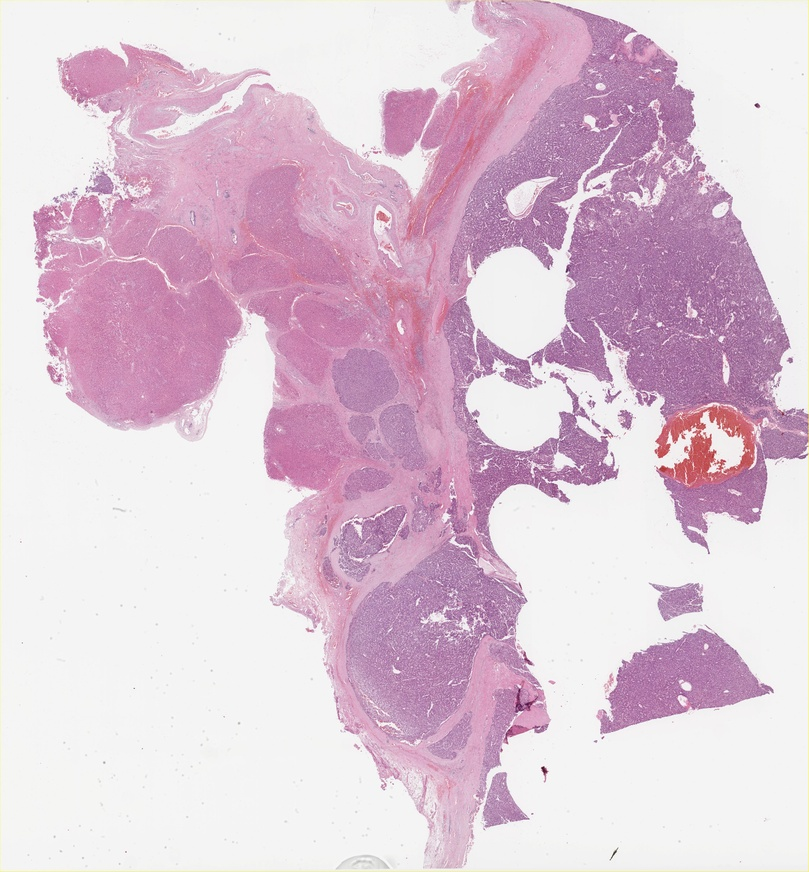
%> input picture Test1.jpg, 809 x 872 px, shrunk from 4219 x 4547 before the run
$ octave liver_mau1.m   (GNU Octave 9; MATLAB toolbox functions it lacks are replaced by stand-ins)
%> lines starting %> are read from the running program, lines starting %| are printed output that depends on the picture
he=imread('Test1.jpg');
%> he is the input picture: size 872x809x3 uint8; mean R, G, B 221.8, 198.8, 214.1
lab_he = rgb2lab(he);
%> lab_he: size 872x809x3 double; mean of channels 1, 2, 3 82.3, 11.2, -4.5
ab = lab_he(:,:,2:3);
nrows = size(ab,1);
%> nrows = 872
ncols = size(ab,2);
%> ncols = 809
ab = reshape(ab,nrows*ncols,2);
nColors = 4;
[cluster_idx, cluster_center] = kmeans(ab,nColors,'distance','sqEuclidean', ...
    'Replicates',4);
%> cluster_center = [0.293 0.137; 29.97 -8.13; 18.23 -7.1; 25.24 -14.34]
pixel_labels = reshape(cluster_idx,nrows,ncols);
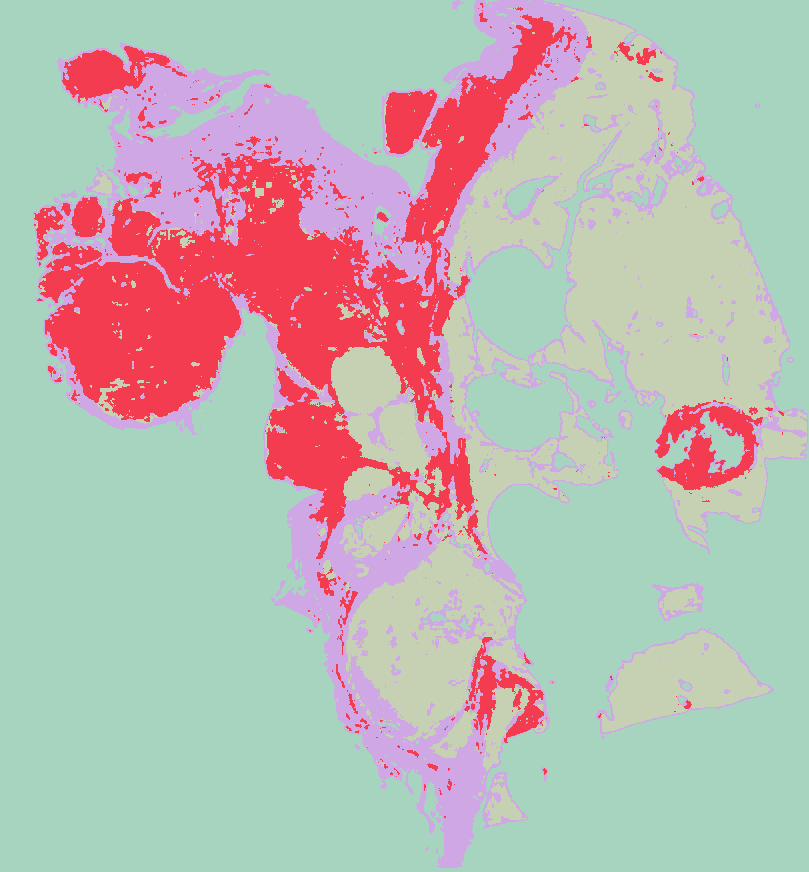
%> pixel_labels: size 872x809 double; 4 distinct labels, from 1 to 4; one colour per label, 0 black
%imshow(pixel_labels,[]), title('image labeled by cluster index');
segmented_images = cell(1,3);
rgb_label = repmat(pixel_labels,[1 1 3]);
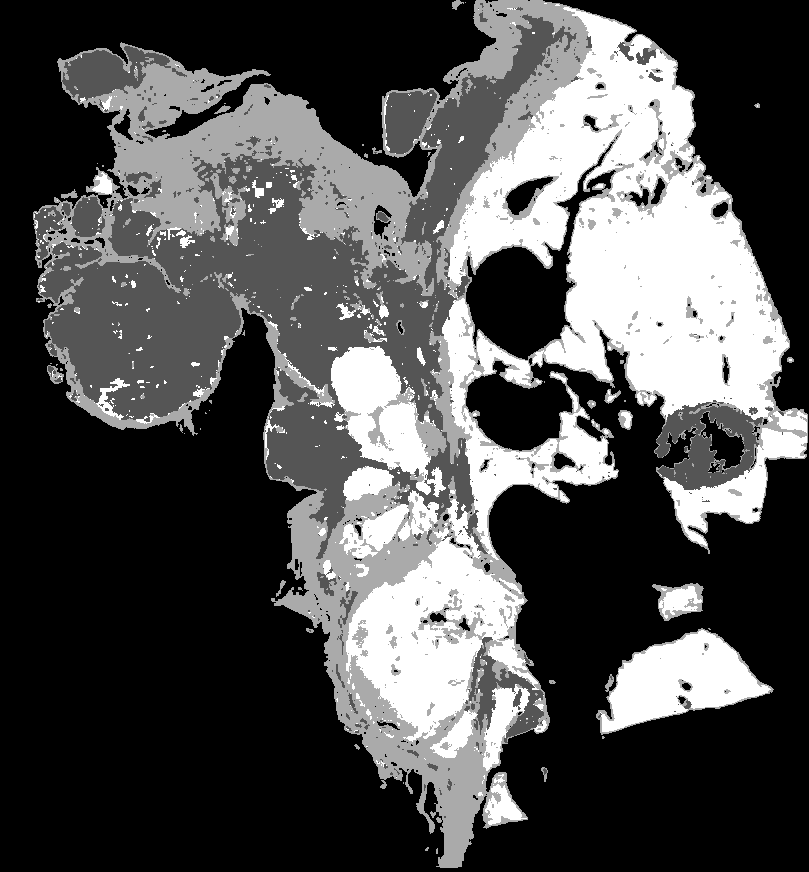
%> rgb_label: size 872x809x3 double; min 1, max 4, mean 1.94; drawn with min black and max white
for k = 1:nColors
    color = he;
    color(rgb_label ~= k) = 0;
    segmented_images{k} = color;
end
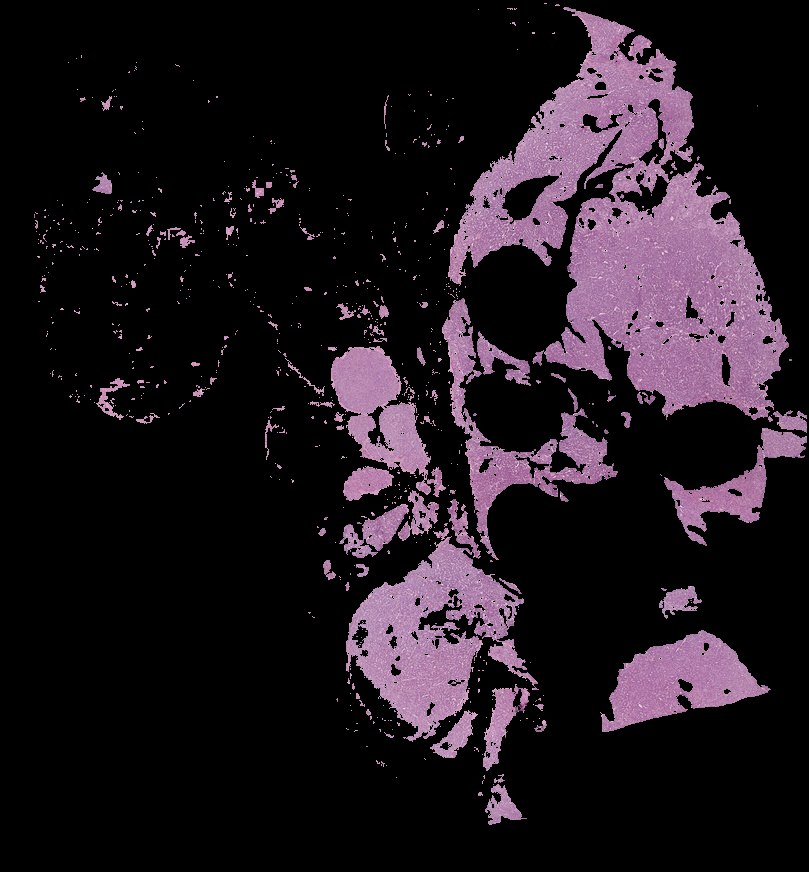
%> color: size 872x809x3 uint8; mean R, G, B 31.4, 22.9, 30.1
%> after the loop, segmented_images = 4 items
I1=segmented_images{1};
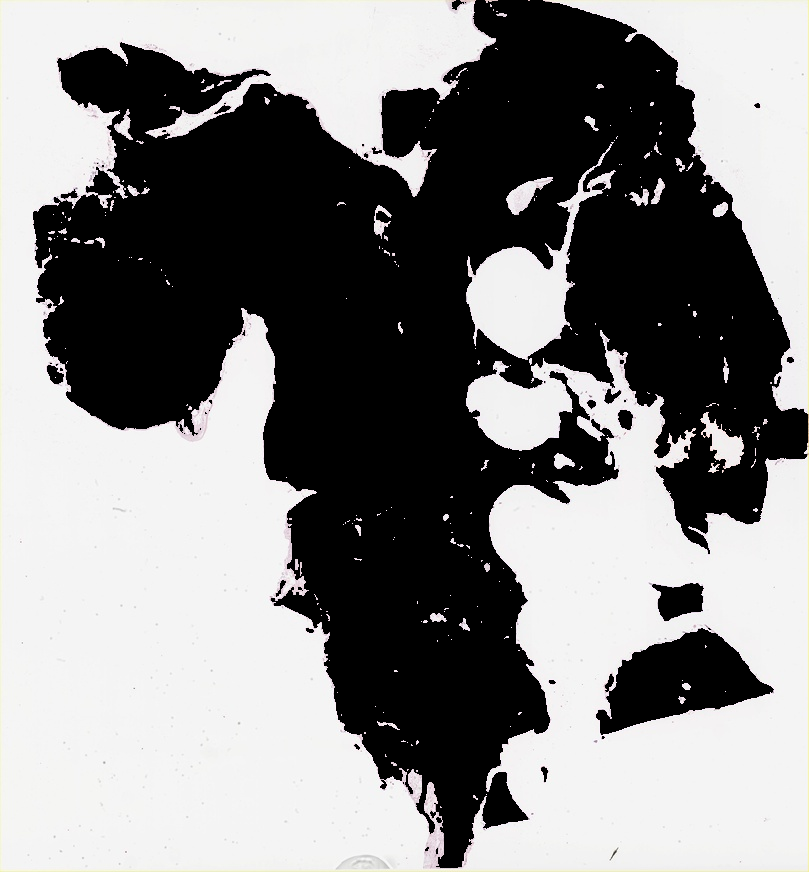
%> I1: size 872x809x3 uint8; mean R, G, B 133.6, 133.1, 133.1
I2=segmented_images{2};
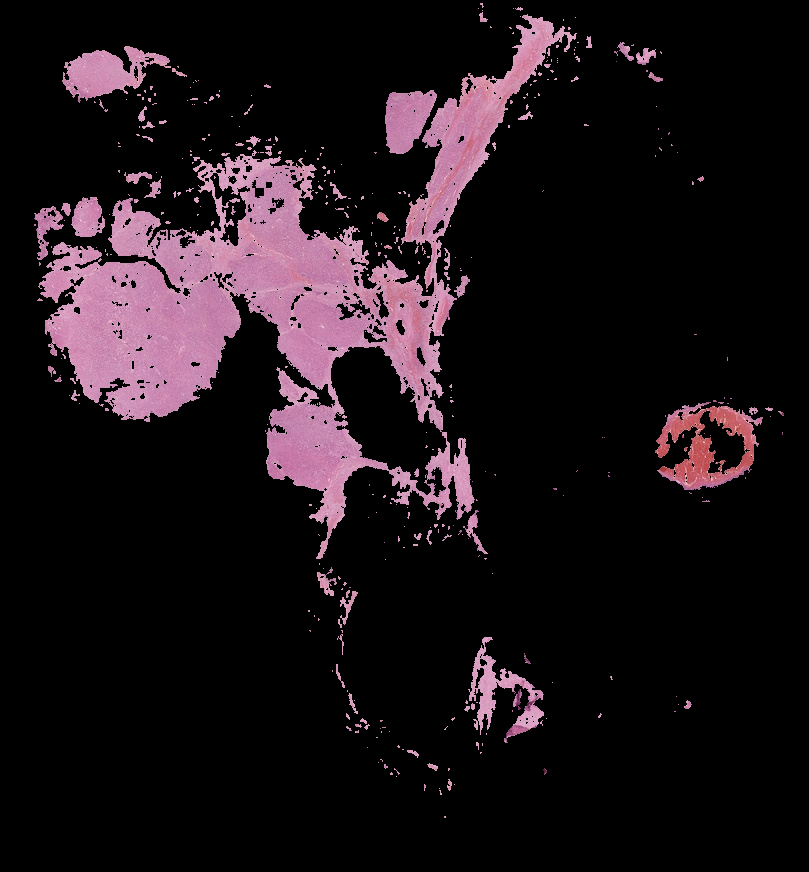
%> I2: size 872x809x3 uint8; mean R, G, B 27.3, 18.6, 23.3
I3=segmented_images{3};
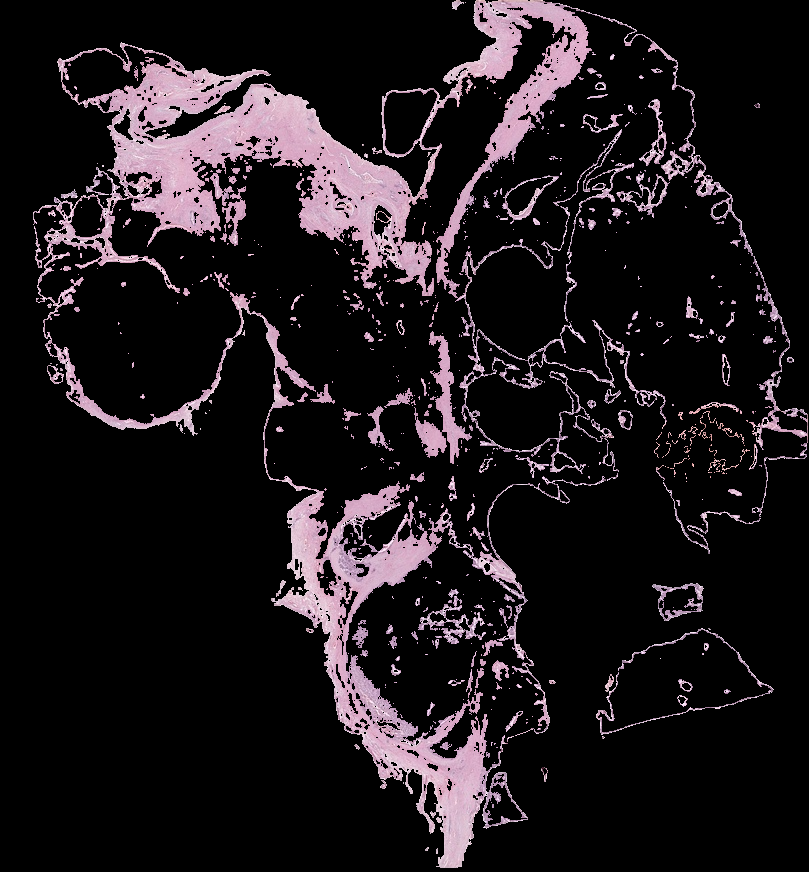
%> I3: size 872x809x3 uint8; mean R, G, B 29.5, 24.1, 27.5
I4=segmented_images{4};
